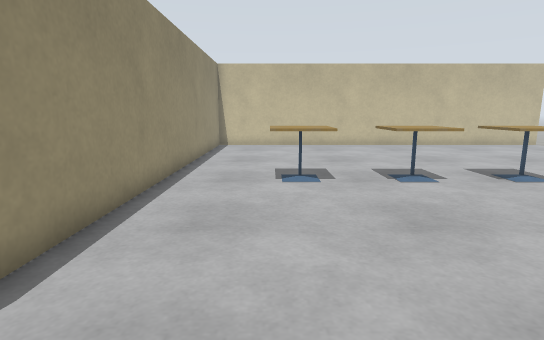
View 1 (above)

16 first-person views from a walk through a Gazebo world. The camera is 1 m above the floor, tilts 10° down and sees 80° across. The floor is counted in squares, 0.5 m on a side. Each view is taken from the middle of a square. On the plan, view 1 faces up. The plan holds only what a view shows up to about 18 squares ahead; the rest is blank. The place goes on beyond the plan. Robots are left out.

View 2
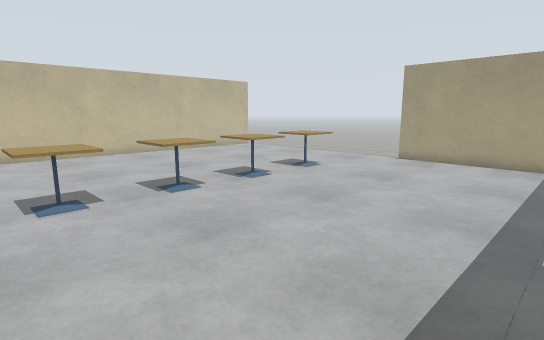

View 3
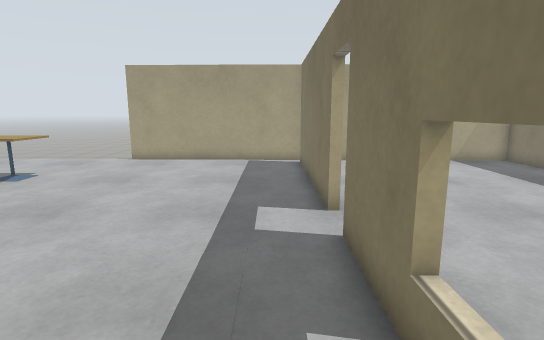

View 4
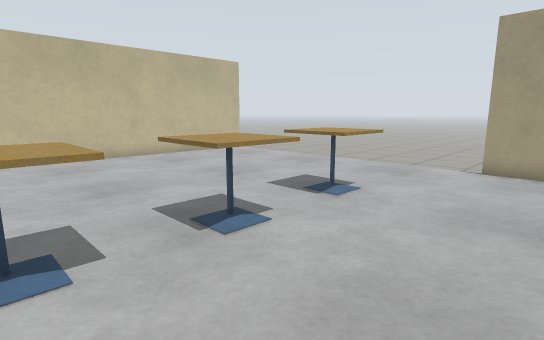

View 5
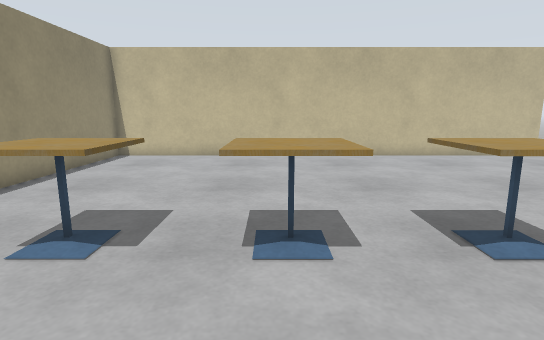

View 6
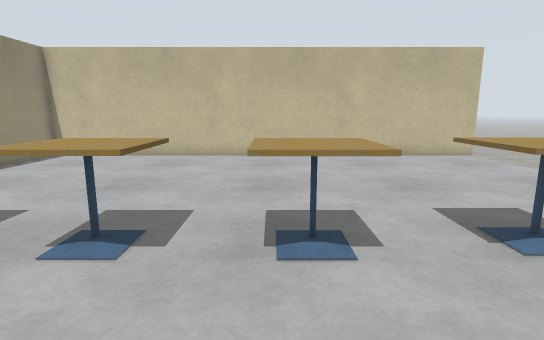

View 7
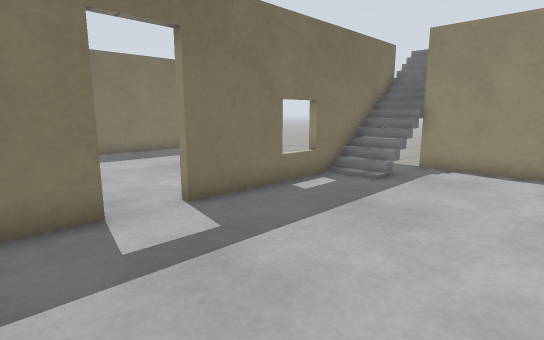

View 8
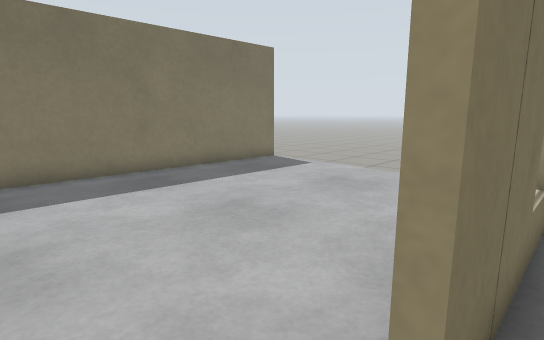

View 9
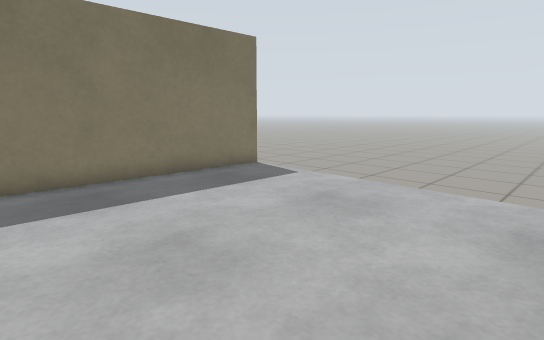

View 10
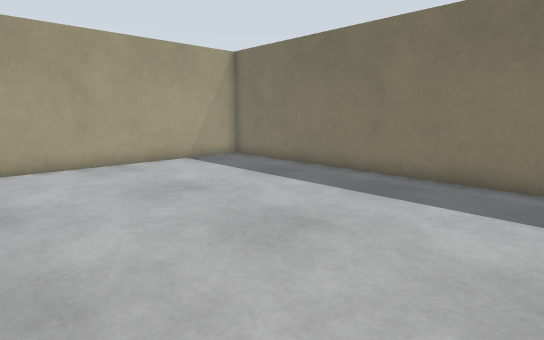

View 11
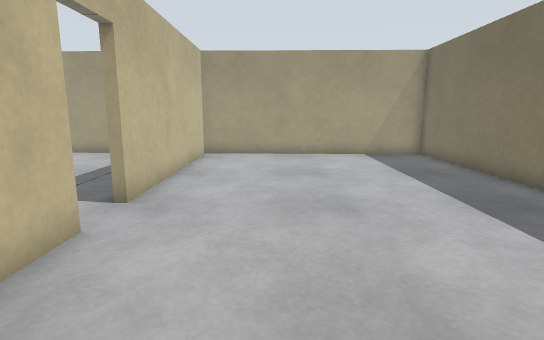

View 12
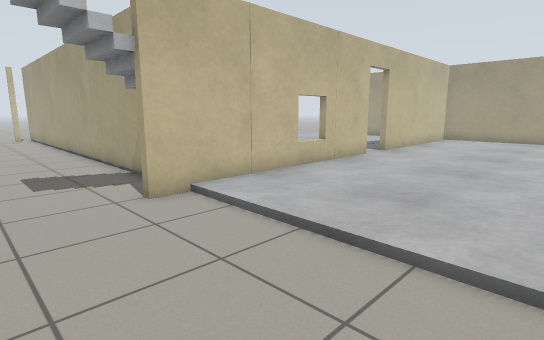

View 13
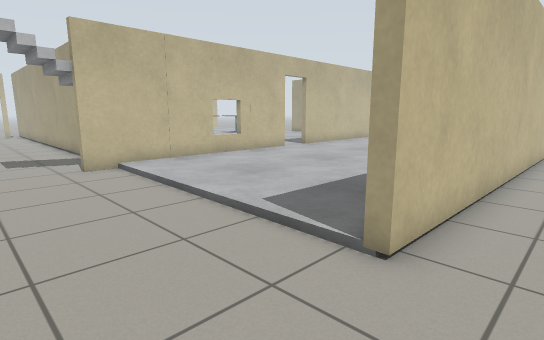

View 14
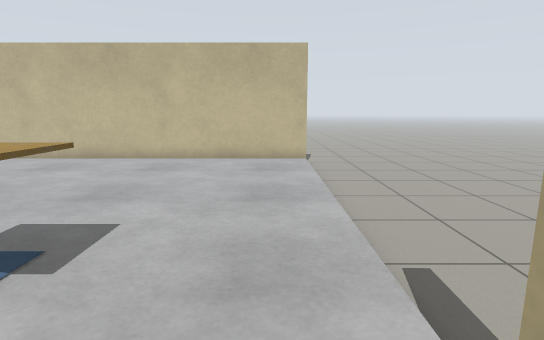

View 15
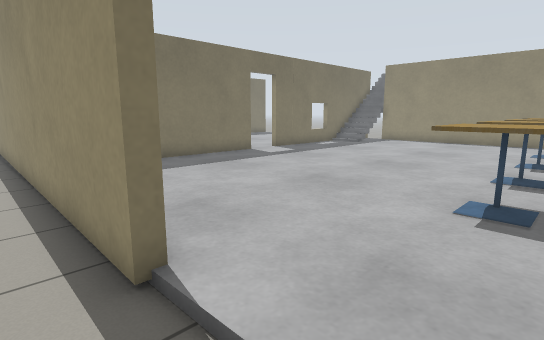

View 16
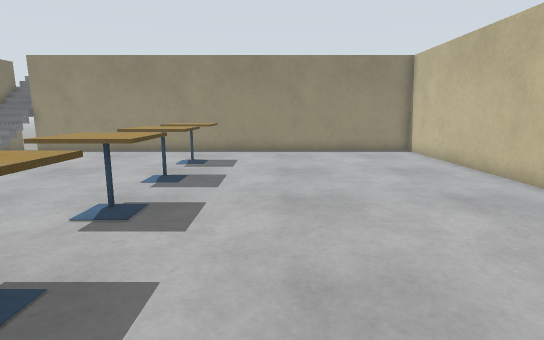

### Floor plan
Points are (right, up) in squares from view 1. A wall is a line through its corners. A room is listed if a view was taken in it or the views show most of it. See-through windows are left out.
Room 1 (views 1, 2, 3, 4, 5, 6, 7, 8, 14, 15, 16)
walls: (7.1, -1.7) (7.1, -1.4) (15.5, -1.4); (16.6, 20.3) (-3.3, 20.3) (-3.3, 0.4); (16.1, -0.9) (16.3, 7.5) (16.7, 7.5) (16.6, 4.5); (-4, -1.4) (5.4, -1.4)
ways out: open door at (6.3, -1.7) to room 2; opening at (18, 4) to room 3; opening at (17.5, 21)
objects: stairs (-2, 0); cafe table (0, 9) to (2, 10); cafe table (4, 9) to (5, 10); cafe table (7, 9) to (8, 10); cafe table (10, 9) to (12, 11)
Room 2 (views 9, 10, 11, 12)
walls: (5.4, -1.7) (-4.1, -1.7); (-3.9, -11.8) (15.9, -12.3) (16.1, -0.9); (15.5, -1.7) (7.1, -1.7)
ways out: open door at (6.3, -1.7) to room 1; opening at (-6, -12) to room 3; opening at (-6, -1)
Room 3 (view 13)
walls: (9.3, -12.5) (-3.9, -12.2) (-3.9, -11.8); (16.6, 4.5) (16.3, -8.2)
ways out: opening at (18, 4) to room 1; opening at (-6, -12) to room 2

Positions as (right, up) in squares from view 1, and headings:
1: (0, 0), facing up
2: (-1, 0), facing up-right
3: (-1, 0), facing right
4: (4, 5), facing up-right
5: (4, 5), facing up
6: (7, 5), facing up
7: (9, 5), facing down-left
8: (7, -1), facing down-left
9: (5, -2), facing down-left
10: (3, -2), facing down-right
11: (0, -5), facing right
12: (-8, -9), facing up-right
13: (-8, -14), facing up-right
14: (15, 6), facing up
15: (18, 11), facing down-left
16: (14, 13), facing left
